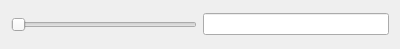
<?xml version="1.0" encoding="UTF-8"?>
<ui version="4.0">
 <class>SizeRangeBox</class>
 <widget class="QWidget" name="SizeRangeBox">
  <property name="geometry">
   <rect>
    <x>0</x>
    <y>0</y>
    <width>400</width>
    <height>49</height>
   </rect>
  </property>
  <property name="windowTitle">
   <string>Form</string>
  </property>
  <layout class="QHBoxLayout" name="horizontalLayout">
   <item>
    <widget class="QSlider" name="slider">
     <property name="orientation">
      <enum>Qt::Horizontal</enum>
     </property>
    </widget>
   </item>
   <item>
    <widget class="SizeEditBox" name="sizeBox"/>
   </item>
  </layout>
 </widget>
 <customwidgets>
  <customwidget>
   <class>SizeEditBox</class>
   <extends>QLineEdit</extends>
   <header>components/sizeeditbox.h</header>
  </customwidget>
 </customwidgets>
 <resources/>
 <connections/>
</ui>
